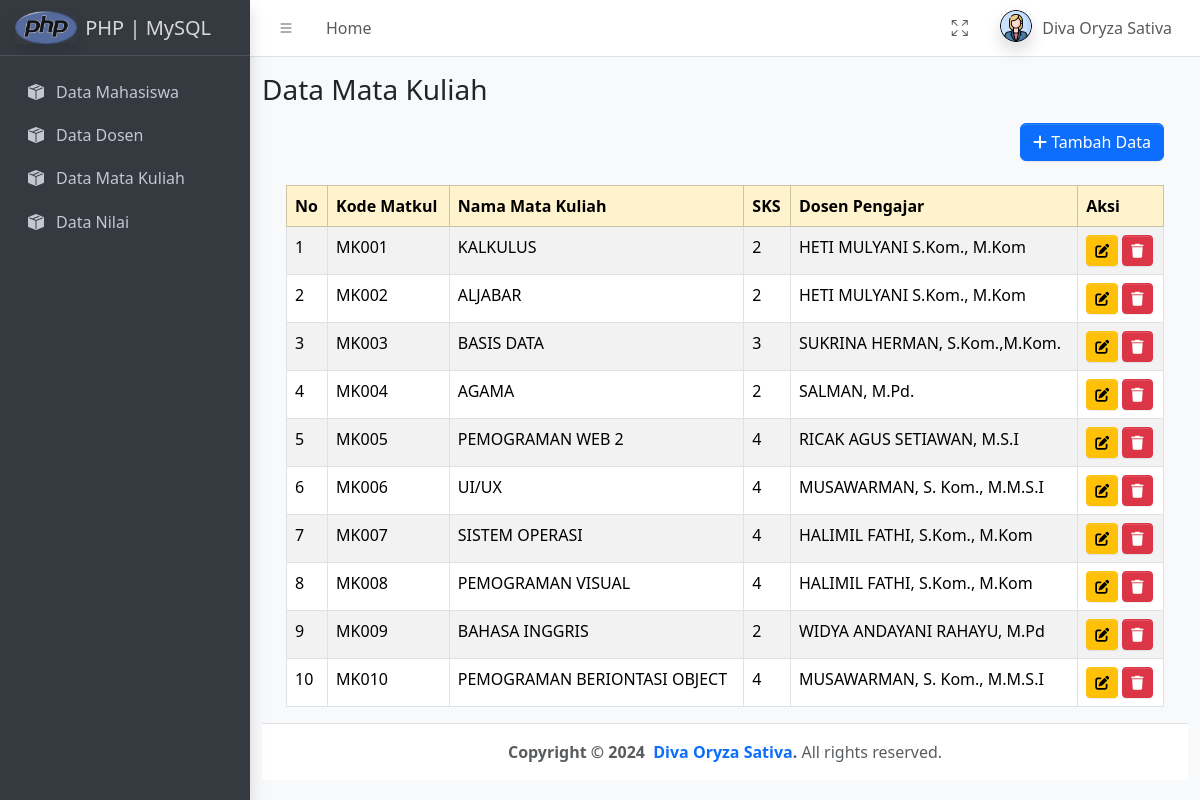
Page /matkul/index.php (signed in) on the committed database.
### tables this page shows
CREATE TABLE `tbl_matkul` (
  `kodeMatkul` varchar(10) NOT NULL,
  `namaMatkul` varchar(120) DEFAULT NULL,
  `sks` int(11) DEFAULT NULL,
  `nidn` int(11) DEFAULT NULL
);

CREATE TABLE `tbl_dosen` (
  `nidn` int(11) NOT NULL,
  `nama` varchar(120) DEFAULT NULL,
  `prodi` varchar(120) DEFAULT NULL,
  `email` char(50) DEFAULT NULL
);

### matkul/index.php (the view, shortened to what this page needs)
<?php
include ('../komponen/koneksi.php');
include ('../komponen/header.php');
include ('../komponen/topbar.php');
include ('../komponen/sidebar.php');
?>
<div class="container">
    <h3 class="mb-3 mt-3">Data Mata Kuliah</h3>
    <div class="d-flex justify-content-end mb-3 me-4">
        <a href="tambah.php" class="btn btn-primary">
            <i class="fas fa-plus"></i> Tambah Data
        </a>
    </div>
    <div class="mt-4 ms-4 me-4">
    <table class="table table-bordered table-striped">
        <thead class="table-warning">
            <tr>
                <th>No</th>
                <th>Kode Matkul</th>
                <th>Nama Mata Kuliah</th>
                <th>SKS</th>
                <th>Dosen Pengajar</th>
                <th>Aksi</th>
            </tr>
        </thead>
        <tbody>
            <?php
            $i = 1;
            $data = mysqli_query($koneksi, "
                SELECT m.*, d.nama AS namaDosen
                FROM tbl_matkul m
                LEFT JOIN tbl_dosen d ON m.nidn = d.nidn
                ORDER BY m.kodeMatkul ASC
            ");
            while ($row = mysqli_fetch_array($data)) { ?>
                <tr>
                    <td><?= $i; ?></td>
                    <td><?= $row['kodeMatkul']; ?></td>
                    <td><?= $row['namaMatkul']; ?></td>
                    <td><?= $row['sks']; ?></td>
                    <td><?= $row['namaDosen']; ?></td>
                    <td>
                        <a href="edit.php?kodeMatkul=<?= $row['kodeMatkul']; ?>" class="btn btn-warning btn-sm">
                            <i class="fas fa-edit"></i>
                        </a>
                        <a href="hapus.php?kodeMatkul=<?= $row['kodeMatkul']; ?>" onclick="return confirm('Yakin hapus data ini?')" class="btn btn-danger btn-sm">
                           <i class="fas fa-trash"></i>
                        </a>
                </tr>
            <?php
            $i++;
        } ?>
        </tbody>
    </table>
</div>
<?php
include ('../komponen/footer.php');
?>

### rows in the picture
tbl_matkul: kodeMatkul "MK001", namaMatkul "KALKULUS", sks "2", tbl_dosen.nama "HETI MULYANI S.Kom., M.Kom"
tbl_matkul: kodeMatkul "MK002", namaMatkul "ALJABAR", sks "2", tbl_dosen.nama "HETI MULYANI S.Kom., M.Kom"
tbl_matkul: kodeMatkul "MK003", namaMatkul "BASIS DATA", sks "3", tbl_dosen.nama "SUKRINA HERMAN, S.Kom.,M.Kom."
tbl_matkul: kodeMatkul "MK004", namaMatkul "AGAMA", sks "2", tbl_dosen.nama "SALMAN, M.Pd."
tbl_matkul: kodeMatkul "MK005", namaMatkul "PEMOGRAMAN WEB 2", sks "4", tbl_dosen.nama "RICAK AGUS SETIAWAN, M.S.I"
tbl_matkul: kodeMatkul "MK006", namaMatkul "UI/UX", sks "4", tbl_dosen.nama "MUSAWARMAN, S. Kom., M.M.S.I"
tbl_matkul: kodeMatkul "MK007", namaMatkul "SISTEM OPERASI", sks "4", tbl_dosen.nama "HALIMIL FATHI, S.Kom., M.Kom"
tbl_matkul: kodeMatkul "MK008", namaMatkul "PEMOGRAMAN VISUAL", sks "4", tbl_dosen.nama "HALIMIL FATHI, S.Kom., M.Kom"
tbl_matkul: kodeMatkul "MK009", namaMatkul "BAHASA INGGRIS", sks "2", tbl_dosen.nama "WIDYA ANDAYANI RAHAYU, M.Pd"
tbl_matkul: kodeMatkul "MK010", namaMatkul "PEMOGRAMAN BERIONTASI OBJECT", sks "4", tbl_dosen.nama "MUSAWARMAN, S. Kom., M.M.S.I"
